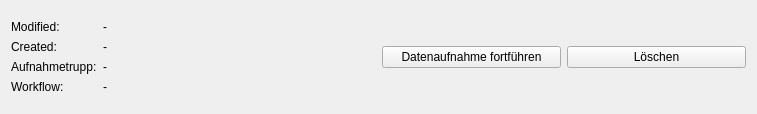
<?xml version="1.0" encoding="UTF-8"?>
<ui version="4.0">
 <class>Form</class>
 <widget class="QWidget" name="Form">
  <property name="geometry">
   <rect>
    <x>0</x>
    <y>0</y>
    <width>757</width>
    <height>114</height>
   </rect>
  </property>
  <property name="windowTitle">
   <string>Form</string>
  </property>
  <layout class="QGridLayout" name="gridLayout">
   <item row="0" column="0">
    <layout class="QHBoxLayout" name="horizontalLayout_5" stretch="0">
     <item>
      <layout class="QFormLayout" name="formLayout">
       <item row="1" column="0">
        <widget class="QLabel" name="label">
         <property name="text">
          <string>Modified:</string>
         </property>
        </widget>
       </item>
       <item row="1" column="1">
        <widget class="QLabel" name="lfbDraftModifiedByBtn">
         <property name="text">
          <string>-</string>
         </property>
        </widget>
       </item>
       <item row="2" column="0">
        <widget class="QLabel" name="label_4">
         <property name="text">
          <string>Created:</string>
         </property>
        </widget>
       </item>
       <item row="2" column="1">
        <widget class="QLabel" name="lfbDraftModifiedBtn">
         <property name="sizePolicy">
          <sizepolicy hsizetype="Preferred" vsizetype="Preferred">
           <horstretch>0</horstretch>
           <verstretch>0</verstretch>
          </sizepolicy>
         </property>
         <property name="text">
          <string>-</string>
         </property>
        </widget>
       </item>
       <item row="3" column="0">
        <widget class="QLabel" name="label_2">
         <property name="text">
          <string>Aufnahmetrupp:</string>
         </property>
        </widget>
       </item>
       <item row="3" column="1">
        <widget class="QLabel" name="lfbDraftAufnahmetruppLabel">
         <property name="text">
          <string>-</string>
         </property>
        </widget>
       </item>
       <item row="4" column="0">
        <widget class="QLabel" name="label_3">
         <property name="text">
          <string>Workflow:</string>
         </property>
        </widget>
       </item>
       <item row="4" column="1">
        <widget class="QLabel" name="lfbDraftWorkflowLabel">
         <property name="text">
          <string>-</string>
         </property>
        </widget>
       </item>
      </layout>
     </item>
    </layout>
   </item>
   <item row="0" column="1">
    <layout class="QHBoxLayout" name="horizontalLayout_4">
     <item>
      <widget class="QPushButton" name="lfbDraftIconBtn">
       <property name="text">
        <string>Datenaufnahme fortführen</string>
       </property>
      </widget>
     </item>
     <item>
      <widget class="QPushButton" name="lfbDraftIconRemoveBtn">
       <property name="text">
        <string>Löschen</string>
       </property>
      </widget>
     </item>
    </layout>
   </item>
  </layout>
 </widget>
 <resources/>
 <connections/>
</ui>
